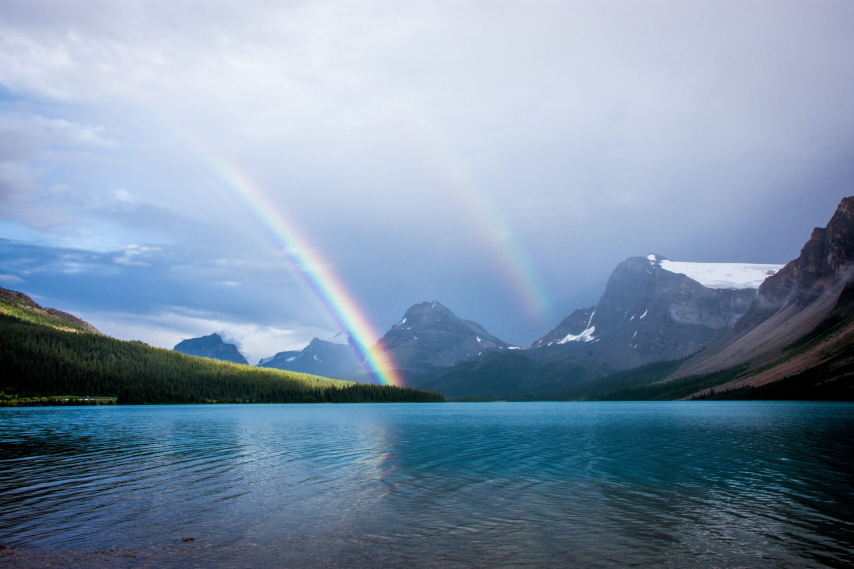
#> input picture data/Rainbow.jpg, 2560 x 1707 px (shown at 1/3 size)
$ python ex3_7.py
#> lines starting #> are read from the running program, lines starting #| are printed output that depends on the picture
import cv2
import PIL
from PIL import Image
import matplotlib.pyplot as plt
import numpy as np
import seaborn as sns

from skimage.io import imshow, imread
from skimage.color import rgb2gray
from skimage import img_as_ubyte, img_as_float
from skimage.exposure import histogram, cumulative_distribution

def show(img):
    cv2.imshow('',img)
    cv2.waitKey(0)
    cv2.destroyAllWindows()

img = cv2.imread('data/Rainbow.jpg')
#> img is the input picture: shape (1707, 2560, 3); mean B, G, R 167.3, 144.9, 123.7
img = cv2.resize(img,(1024,1024))
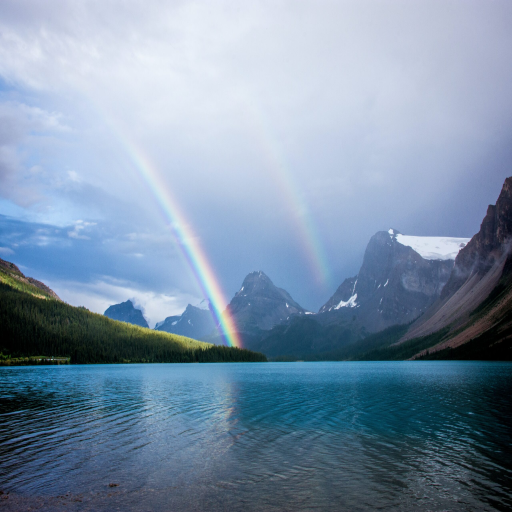
#> img: shape (1024, 1024, 3) (shown at 1/2 size); mean B, G, R 167.2, 144.8, 123.6
show(img)

#ep 1
XYZ_img = cv2.cvtColor(img,cv2.COLOR_RGB2XYZ)
#> XYZ_img: shape (1024, 1024, 3); mean of channels 0, 1, 2 143, 148.1, 137.9
show(XYZ_img)


#ep2
histSize = 256
histRange = (0, 256) # the upper boundary is exclusive

r_hist = cv2.calcHist(img, [0], None, [histSize], histRange, accumulate=False)
#> r_hist = 256 values, max 105 at index 213, min 0 at index 0, mean 12
g_hist = cv2.calcHist(img, [1], None, [histSize], histRange, accumulate=False)
#> g_hist = 256 values, max 106 at index 213, min 0 at index 0, mean 12
b_hist = cv2.calcHist(img, [2], None, [histSize], histRange, accumulate=False)
#> b_hist = 256 values, max 98 at index 214, min 0 at index 0, mean 12

plt.title("Histogram of all RGB Colors")
plt.plot(b_hist, color="blue")
plt.plot(g_hist, color="green")
plt.plot(r_hist, color="red")
plt.show()
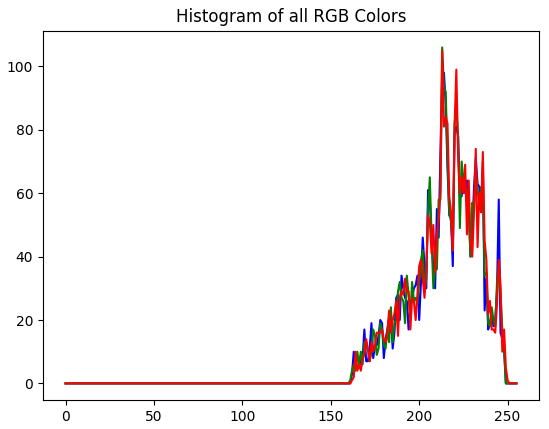
#> figure drawn by matplotlib, 1 panel; curve peaks at x = 214, y = 98; curve peaks at x = 213, y = 106; curve peaks at x = 213, y = 105

r_hist_accumulate = cv2.calcHist(img, [0], None, [histSize], histRange, accumulate=True)
#> r_hist_accumulate has the same summary as r_hist
g_hist_accumulate = cv2.calcHist(img, [1], None, [histSize], histRange, accumulate=True)
#> g_hist_accumulate has the same summary as g_hist
b_hist_accumulate = cv2.calcHist(img, [2], None, [histSize], histRange, accumulate=True)
#> b_hist_accumulate has the same summary as b_hist

plt.title("Histogram of all RGB Colors")
plt.plot(b_hist_accumulate, color="blue")
plt.plot(g_hist_accumulate, color="green")
plt.plot(r_hist_accumulate, color="red")
plt.show()

$ run again, with data/Hillary.jpg copied over data/Rainbow.jpg
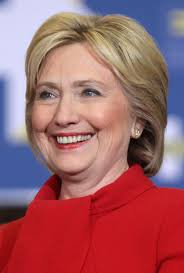
#> input picture data/Hillary.jpg, 184 x 273 px
#> img is the input picture: shape (273, 184, 3); mean B, G, R 104.2, 98.1, 159.7
#> `img = cv2.resize(img,(1024,1024))`:
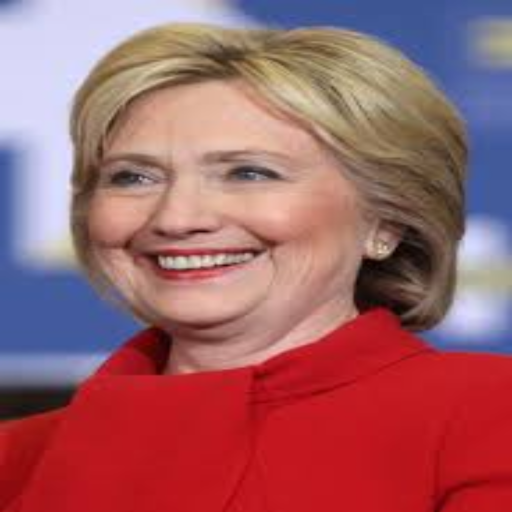
#> img: shape (1024, 1024, 3) (shown at 1/2 size); mean B, G, R 104.1, 98, 159.6
#> XYZ_img: shape (1024, 1024, 3); mean of channels 0, 1, 2 106.7, 103.7, 165.3
#> r_hist = 256 values, max 239 at index 85, min 0 at index 0, mean 12
#> g_hist = 256 values, max 233 at index 85, min 0 at index 0, mean 12
#> b_hist = 256 values, max 236 at index 85, min 0 at index 0, mean 12
#> `plt.show()`:
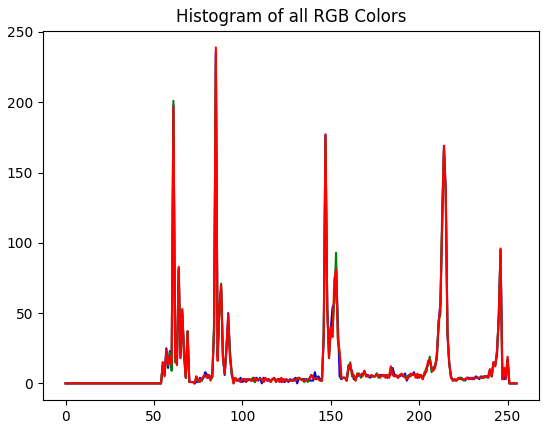
#> figure drawn by matplotlib, 1 panel; curve peaks at x = 85, y = 236; curve peaks at x = 85, y = 233; curve peaks at x = 85, y = 239
#> r_hist_accumulate has the same summary as r_hist
#> g_hist_accumulate has the same summary as g_hist
#> b_hist_accumulate has the same summary as b_hist
